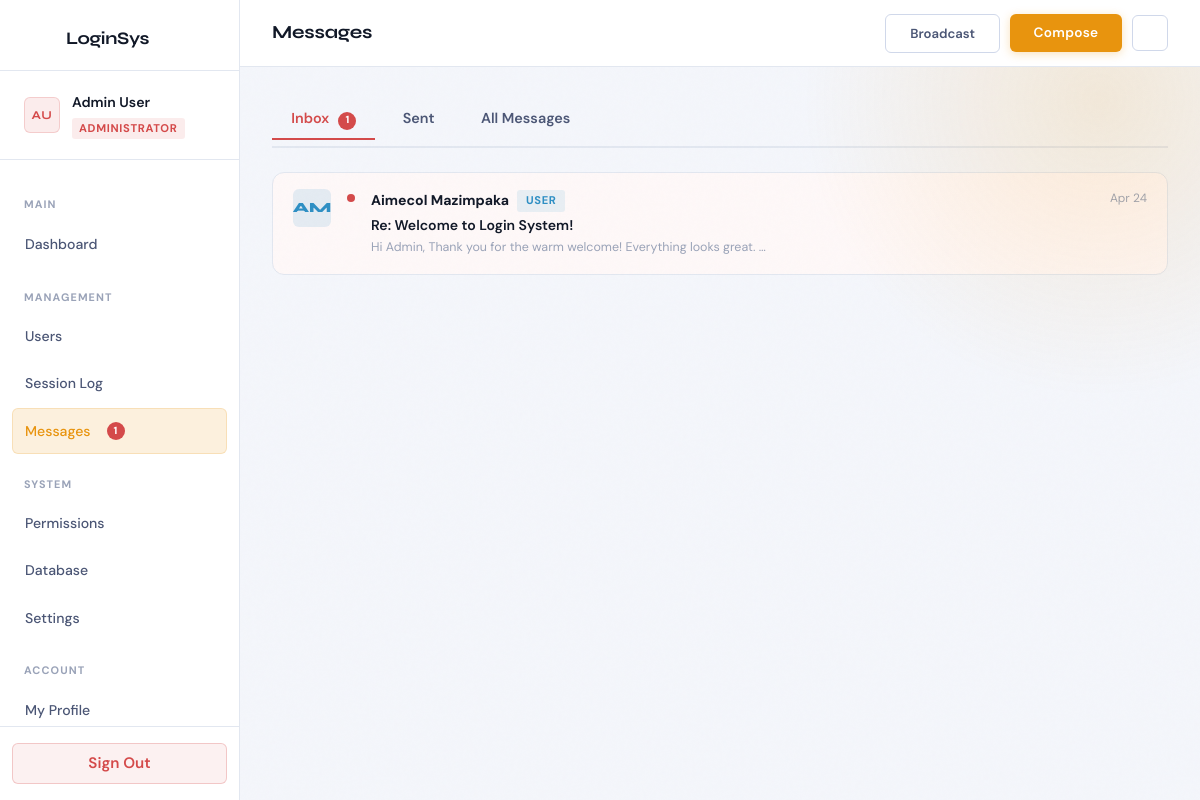
Page /admin/messages.php (signed in) on the committed database.
### tables this page shows
CREATE TABLE IF NOT EXISTS messages (
  id                   INT(11)      NOT NULL AUTO_INCREMENT,
  from_id              INT(11)      NOT NULL,
  to_id                INT(11)      NOT NULL,
  subject              VARCHAR(200) NOT NULL,
  body                 TEXT         NOT NULL,
  is_read              TINYINT(1)   NOT NULL DEFAULT 0,
  deleted_by_sender    TINYINT(1)   NOT NULL DEFAULT 0,
  deleted_by_receiver  TINYINT(1)   NOT NULL DEFAULT 0,
  created_at           DATETIME     NOT NULL DEFAULT CURRENT_TIMESTAMP,
  PRIMARY KEY (id),
  KEY idx_msg_inbox   (to_id,   is_read),
  KEY idx_msg_outbox  (from_id),
  KEY idx_msg_created (created_at),
  CONSTRAINT fk_msg_from FOREIGN KEY (from_id)
    REFERENCES users (id) ON DELETE CASCADE,
  CONSTRAINT fk_msg_to   FOREIGN KEY (to_id)
    REFERENCES users (id) ON DELETE CASCADE
);

CREATE TABLE IF NOT EXISTS users (
  id               INT(11)      NOT NULL AUTO_INCREMENT,
  username         VARCHAR(60)  NOT NULL,
  email            VARCHAR(120) NOT NULL,
  password         VARCHAR(255) NOT NULL,
  role             ENUM('admin','user') NOT NULL DEFAULT 'user',
  full_name        VARCHAR(100) NOT NULL DEFAULT '',
  avatar_initials  VARCHAR(3)   NOT NULL DEFAULT '',
  last_login       DATETIME     DEFAULT NULL,
  created_at       DATETIME     NOT NULL DEFAULT CURRENT_TIMESTAMP,
  is_active        TINYINT(1)   NOT NULL DEFAULT 1,
  PRIMARY KEY (id),
  UNIQUE KEY uq_username (username),
  UNIQUE KEY uq_email    (email)
);

### includes/auth.php (called while the page is built, shortened)
<?php
function current_name(): string {
    return $_SESSION['full_name'] ?? '';
}
function current_initials(): string {
    return $_SESSION['avatar_initials'] ?? '??';
}
function current_user_id(): ?int {
    return isset($_SESSION['user_id']) ? (int)$_SESSION['user_id'] : null;
}
function e(string $s): string {
    return htmlspecialchars($s, ENT_QUOTES | ENT_SUBSTITUTE, 'UTF-8');
}

### admin/messages.php (the view, shortened to what this page needs)
<?php
require_once __DIR__ . '/../includes/auth.php';
$db   = db();
$uid  = current_user_id();
$tab = in_array($_GET['tab']??'',['sent','all']) ? $_GET['tab'] : 'inbox';
$inbox_q = $db->prepare(
    'SELECT m.id,m.subject,m.body,m.created_at,m.is_read,
            u.full_name AS sender_name, u.avatar_initials AS sender_av, u.role AS sender_role
     FROM messages m JOIN users u ON u.id=m.from_id
     WHERE m.to_id=? ORDER BY m.created_at DESC LIMIT 100'
);
$inbox_q->bind_param('i', $uid);
$inbox_q->execute();
$inbox = $inbox_q->get_result();
$unread_q = $db->prepare('SELECT COUNT(*) AS c FROM messages WHERE to_id=? AND is_read=0');
$unread_q->bind_param('i', $uid);
$unread_q->execute();
$unread_count = (int)$unread_q->get_result()->fetch_assoc()['c'];
?>
<!DOCTYPE html>
<html lang="en">
<head>
  <link rel="stylesheet" href="../css/main.css"/>
</head>
<body>
<div class="dash-layout">
  <aside class="sidebar" id="sidebar">
    <div class="sidebar-brand">
      <div class="brand-icon" style="color:var(--accent);"><?= icon('logo','',30) ?></div>
      <span>LoginSys</span>
    </div>
    <div class="sidebar-user">
      <div class="avatar avatar-admin"><?= e(current_initials()) ?></div>
      <div class="sidebar-user-info">
        <div class="name"><?= e(current_name()) ?></div>
        <span class="role-badge role-badge-admin">Administrator</span>
      </div>
    </div>
    <nav class="sidebar-nav">
      <div class="nav-section-label">Main</div>
      <a href="dashboard.php" class="nav-item"><?= icon('dashboard') ?>Dashboard</a>
      <div class="nav-section-label">Management</div>
      <a href="users.php" class="nav-item"><?= icon('users') ?>Users</a>
      <a href="sessions.php" class="nav-item"><?= icon('activity') ?>Session Log</a>
      <a href="messages.php" class="nav-item active"><?= icon('mail') ?>Messages <?php if($unread_count): ?><span class="unread-dot"><?= $unread_count ?></span><?php endif;?></a>
      <div class="nav-section-label">System</div>
      <a href="permissions.php" class="nav-item"><?= icon('shield') ?>Permissions</a>
      <a href="database.php" class="nav-item"><?= icon('database') ?>Database</a>
      <a href="settings.php" class="nav-item"><?= icon('settings') ?>Settings</a>
      <div class="nav-section-label">Account</div>
      <a href="profile.php" class="nav-item"><?= icon('profile') ?>My Profile</a>
    </nav>
    <div class="sidebar-footer">
      <form method="POST" action="../logout.php">
        <button type="submit" class="btn btn-danger" style="width:100%;"><?= icon('logout','',17) ?> Sign Out</button>
      </form>
    </div>
  </aside>
  <div class="dash-main">
    <header class="topbar">
      <div style="display:flex;align-items:center;gap:.75rem;">
        <h1 class="topbar-title"><?= icon('mail','',20) ?> Messages</h1>
      </div>
      <div class="topbar-actions">
        <button class="btn btn-outline" onclick="document.getElementById('broadcastModal').classList.add('open')" style="font-size:.82rem;"><?= icon('bell','',15) ?> Broadcast</button>
        <button class="btn btn-primary" onclick="document.getElementById('composeModal').classList.add('open')" style="font-size:.85rem;"><?= icon('mail','',16) ?> Compose</button>
        <button class="theme-toggle" id="themeToggle">
        </button>
      </div>
    </header>
    <main class="dash-content">
      <div class="msg-tabs">
        <a href="?tab=inbox" class="msg-tab <?= $tab==='inbox'?'active':'' ?>">Inbox <?php if($unread_count): ?><span class="unread-dot"><?= $unread_count ?></span><?php endif;?></a>
        <a href="?tab=sent"  class="msg-tab <?= $tab==='sent'?'active':'' ?>">Sent</a>
        <a href="?tab=all"   class="msg-tab <?= $tab==='all'?'active':'' ?>">All Messages</a>
      </div>
      <div class="section-card">
        <?php if($tab === 'inbox'): ?>
          <?php if($inbox->num_rows===0): ?>
            <div style="text-align:center;padding:3rem;color:var(--text-muted);"><?= icon('mail','',36) ?><p style="margin-top:1rem;">Inbox is empty.</p></div>
          <?php else: while($m=$inbox->fetch_assoc()): ?>
            <div class="msg-row <?= !$m['is_read']?'unread':'' ?>" onclick="openMsg('<?= addslashes(e($m['subject'])) ?>','<?= addslashes(e($m['sender_name'])) ?>','<?= addslashes(nl2br(e($m['body']))) ?>','<?= date('M j, Y g:i A',strtotime($m['created_at'])) ?>')">
              <div class="msg-avatar av-<?= $m['sender_role'] ?>"><?= e($m['sender_av']) ?></div>
              <?php if(!$m['is_read']): ?><div class="unread-marker"></div><?php endif; ?>
              <div class="msg-content">
                <div class="msg-sender"><?= e($m['sender_name']) ?> <span class="badge badge-<?= $m['sender_role'] ?>"><?= $m['sender_role'] ?></span></div>
                <div class="msg-subject <?= !$m['is_read']?'bold':'' ?>"><?= e($m['subject']) ?></div>
                <div class="msg-preview"><?= e($m['body']) ?></div>
              </div>
              <div class="msg-meta"><?= date('M j',strtotime($m['created_at'])) ?></div>
            </div>
          <?php endwhile; endif; ?>
        <?php endif; ?>
      </div>
    </main>
  </div>
</div>
</body>
</html>

### admin/messages.php (style rules this page uses)
.msg-tabs { display:flex;gap:.5rem;margin-bottom:1.5rem;border-bottom:2px solid var(--border);padding-bottom:.5rem; }
.msg-tab { padding:.5rem 1.2rem;border-radius:var(--radius-sm) var(--radius-sm) 0 0;font-size:.9rem;font-weight:600;color:var(--text-muted);text-decoration:none;border-bottom:2px solid transparent;margin-bottom:-2px;transition:color .15s; }
.msg-tab.active { color:var(--admin-hue);border-bottom-color:var(--admin-hue); }
.unread-dot { display:inline-flex;align-items:center;justify-content:center;width:18px;height:18px;border-radius:50%;background:var(--danger);color:#fff;font-size:.65rem;font-weight:800;margin-left:.35rem; }
.msg-row { display:flex;align-items:flex-start;gap:1rem;padding:1rem 1.25rem;border-bottom:1px solid var(--border);transition:background .15s;cursor:pointer; }
.msg-row:last-child { border-bottom:none; }
.msg-row.unread { background:rgba(212,74,74,0.04); }
.msg-avatar { width:38px;height:38px;border-radius:var(--radius-sm);flex-shrink:0;display:flex;align-items:center;justify-content:center;font-family:var(--font-display);font-size:.88rem;font-weight:800; }
.av-user { background:rgba(46,143,196,0.12);color:var(--user-hue); }
.msg-content { flex:1;min-width:0; }
.msg-sender { font-size:.88rem;font-weight:700;margin-bottom:.15rem;display:flex;align-items:center;gap:.5rem; }
.msg-subject { font-size:.88rem;color:var(--text-muted);white-space:nowrap;overflow:hidden;text-overflow:ellipsis; }
.msg-subject.bold { font-weight:600;color:var(--text); }
.msg-preview { font-size:.78rem;color:var(--text-dim);margin-top:.1rem;white-space:nowrap;overflow:hidden;text-overflow:ellipsis;max-width:400px; }
.msg-meta { font-size:.75rem;color:var(--text-dim);white-space:nowrap;margin-left:auto;padding-left:1rem; }
.unread-marker { width:8px;height:8px;border-radius:50%;background:var(--admin-hue);flex-shrink:0;margin-top:5px; }

### rows in the picture
messages: from.avatar_initials "AM", is_read 0 (drawn), from.full_name "Aimecol Mazimpaka", from.role "USER", subject "Re: Welcome to Login System!", body "Hi Admin, Thank you for the warm welcome! Everything looks great.…", created_at "Apr 24"

### other values in the picture
current_initials() "AU"
current_name() "Admin User"
$unread_count "1"
